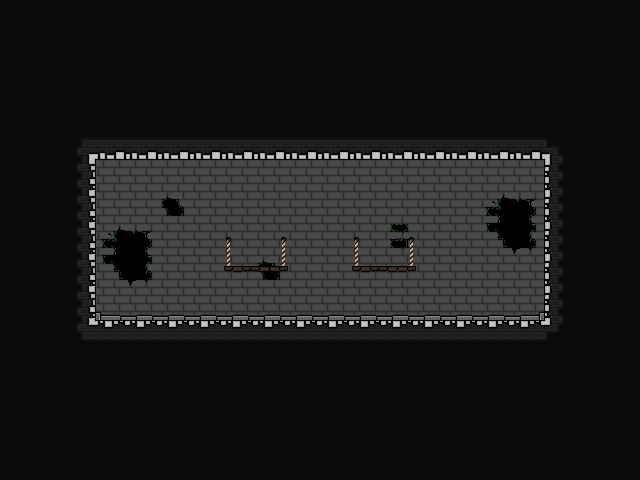

Rendered tile map (Tiled .tmx) drawn with the repository's tilesets; below, a short description and the full map source, tile grids included:
An orthogonal 20x15 tile map with 32x32 px tiles, 4 tile layers (Background, Walls, Platforms, PlatformsPlaceholder), 3 tilesets and 14 objects.

<map version="1.9" tiledversion="1.9.2" orientation="orthogonal" renderorder="left-up" width="20" height="15" tilewidth="32" tileheight="32" infinite="0" nextlayerid="19" nextobjectid="24">
 <editorsettings>
  <export target="../JSON/map_floor_01.tmj" format="json" />
 </editorsettings>
 <tileset firstgid="1" name="prototype_tileset" tilewidth="32" tileheight="32" tilecount="128" columns="16">
  <image source="../prototype_tileset.png" width="512" height="256" />
 </tileset>
 <tileset firstgid="129" name="playerSketch" tilewidth="32" tileheight="32" tilecount="16" columns="8">
  <image source="../../../Documentation/Recherches/playerSketch.png" width="256" height="64" />
 </tileset>
 <tileset firstgid="145" name="tileset" tilewidth="32" tileheight="32" tilecount="64" columns="8">
  <image source="../tileset.png" width="256" height="256" />
  <tile id="0">
   <properties>
    <property name="collides" type="bool" value="true" />
   </properties>
  </tile>
  <tile id="1">
   <properties>
    <property name="collides" type="bool" value="true" />
   </properties>
  </tile>
  <tile id="2">
   <properties>
    <property name="collides" type="bool" value="true" />
   </properties>
  </tile>
  <tile id="3">
   <properties>
    <property name="collides" type="bool" value="false" />
   </properties>
  </tile>
  <tile id="4">
   <properties>
    <property name="collides" type="bool" value="false" />
   </properties>
  </tile>
  <tile id="5">
   <properties>
    <property name="collides" type="bool" value="false" />
   </properties>
  </tile>
  <tile id="6">
   <properties>
    <property name="collides" type="bool" value="false" />
   </properties>
  </tile>
  <tile id="7">
   <properties>
    <property name="collides" type="bool" value="false" />
   </properties>
  </tile>
  <tile id="8">
   <properties>
    <property name="collides" type="bool" value="true" />
   </properties>
  </tile>
  <tile id="9">
   <properties>
    <property name="collides" type="bool" value="false" />
   </properties>
  </tile>
  <tile id="10">
   <properties>
    <property name="collides" type="bool" value="true" />
   </properties>
  </tile>
  <tile id="11">
   <properties>
    <property name="collides" type="bool" value="false" />
   </properties>
  </tile>
  <tile id="12">
   <properties>
    <property name="collides" type="bool" value="false" />
   </properties>
  </tile>
  <tile id="13">
   <properties>
    <property name="collides" type="bool" value="false" />
   </properties>
  </tile>
  <tile id="14">
   <properties>
    <property name="collides" type="bool" value="false" />
   </properties>
  </tile>
  <tile id="15">
   <properties>
    <property name="collides" type="bool" value="false" />
   </properties>
  </tile>
  <tile id="16">
   <properties>
    <property name="collides" type="bool" value="true" />
   </properties>
  </tile>
  <tile id="17">
   <properties>
    <property name="collides" type="bool" value="true" />
   </properties>
  </tile>
  <tile id="18">
   <properties>
    <property name="collides" type="bool" value="true" />
   </properties>
  </tile>
  <tile id="19">
   <properties>
    <property name="collides" type="bool" value="false" />
   </properties>
  </tile>
  <tile id="20">
   <properties>
    <property name="collides" type="bool" value="false" />
   </properties>
  </tile>
  <tile id="21">
   <properties>
    <property name="collides" type="bool" value="false" />
   </properties>
  </tile>
  <tile id="22">
   <properties>
    <property name="collides" type="bool" value="false" />
   </properties>
  </tile>
  <tile id="23">
   <properties>
    <property name="collides" type="bool" value="false" />
   </properties>
  </tile>
  <tile id="24">
   <properties>
    <property name="collides" type="bool" value="false" />
   </properties>
  </tile>
  <tile id="25">
   <properties>
    <property name="collides" type="bool" value="false" />
   </properties>
  </tile>
  <tile id="26">
   <properties>
    <property name="collides" type="bool" value="false" />
   </properties>
  </tile>
  <tile id="27">
   <properties>
    <property name="collides" type="bool" value="false" />
   </properties>
  </tile>
  <tile id="28">
   <properties>
    <property name="collides" type="bool" value="false" />
   </properties>
  </tile>
  <tile id="29">
   <properties>
    <property name="collides" type="bool" value="false" />
   </properties>
  </tile>
  <tile id="30">
   <properties>
    <property name="collides" type="bool" value="false" />
   </properties>
  </tile>
  <tile id="31">
   <properties>
    <property name="collides" type="bool" value="false" />
   </properties>
  </tile>
  <tile id="32">
   <properties>
    <property name="collides" type="bool" value="false" />
   </properties>
  </tile>
  <tile id="33">
   <properties>
    <property name="collides" type="bool" value="false" />
   </properties>
  </tile>
  <tile id="34">
   <properties>
    <property name="collides" type="bool" value="false" />
   </properties>
  </tile>
  <tile id="35">
   <properties>
    <property name="collides" type="bool" value="false" />
   </properties>
  </tile>
  <tile id="36">
   <properties>
    <property name="collides" type="bool" value="false" />
   </properties>
  </tile>
  <tile id="37">
   <properties>
    <property name="collides" type="bool" value="false" />
   </properties>
  </tile>
  <tile id="38">
   <properties>
    <property name="collides" type="bool" value="false" />
   </properties>
  </tile>
  <tile id="39">
   <properties>
    <property name="collides" type="bool" value="false" />
   </properties>
  </tile>
  <tile id="40">
   <properties>
    <property name="collides" type="bool" value="false" />
   </properties>
  </tile>
  <tile id="41">
   <properties>
    <property name="collides" type="bool" value="false" />
   </properties>
  </tile>
  <tile id="42">
   <properties>
    <property name="collides" type="bool" value="false" />
   </properties>
  </tile>
  <tile id="43">
   <properties>
    <property name="collides" type="bool" value="false" />
   </properties>
  </tile>
  <tile id="44">
   <properties>
    <property name="collides" type="bool" value="false" />
   </properties>
  </tile>
  <tile id="45">
   <properties>
    <property name="collides" type="bool" value="false" />
   </properties>
  </tile>
  <tile id="46">
   <properties>
    <property name="collides" type="bool" value="false" />
   </properties>
  </tile>
  <tile id="47">
   <properties>
    <property name="collides" type="bool" value="false" />
   </properties>
  </tile>
  <tile id="48">
   <properties>
    <property name="collides" type="bool" value="false" />
   </properties>
  </tile>
  <tile id="49">
   <properties>
    <property name="collides" type="bool" value="false" />
   </properties>
  </tile>
  <tile id="50">
   <properties>
    <property name="collides" type="bool" value="false" />
   </properties>
  </tile>
  <tile id="51">
   <properties>
    <property name="collides" type="bool" value="false" />
   </properties>
  </tile>
  <tile id="52">
   <properties>
    <property name="collides" type="bool" value="false" />
   </properties>
  </tile>
  <tile id="53">
   <properties>
    <property name="collides" type="bool" value="false" />
   </properties>
  </tile>
  <tile id="54">
   <properties>
    <property name="collides" type="bool" value="false" />
   </properties>
  </tile>
  <tile id="55">
   <properties>
    <property name="collides" type="bool" value="false" />
   </properties>
  </tile>
  <tile id="56">
   <properties>
    <property name="collides" type="bool" value="false" />
   </properties>
  </tile>
  <tile id="57">
   <properties>
    <property name="collides" type="bool" value="false" />
   </properties>
  </tile>
  <tile id="58">
   <properties>
    <property name="collides" type="bool" value="false" />
   </properties>
  </tile>
  <tile id="59">
   <properties>
    <property name="collides" type="bool" value="false" />
   </properties>
  </tile>
  <tile id="60">
   <properties>
    <property name="collides" type="bool" value="false" />
   </properties>
  </tile>
  <tile id="61">
   <properties>
    <property name="collides" type="bool" value="false" />
   </properties>
  </tile>
  <tile id="62">
   <properties>
    <property name="collides" type="bool" value="false" />
   </properties>
  </tile>
  <tile id="63">
   <properties>
    <property name="collides" type="bool" value="false" />
   </properties>
  </tile>
 </tileset>
 <layer id="14" name="Background" width="20" height="15">
  <data encoding="csv">
154,154,154,154,154,154,154,154,154,154,154,154,154,154,154,154,154,154,154,154,
154,154,154,154,154,154,154,154,154,154,154,154,154,154,154,154,154,154,154,154,
154,154,154,154,154,154,154,154,154,154,154,154,154,154,154,154,154,154,154,154,
154,154,154,154,154,154,154,154,154,154,154,154,154,154,154,154,154,154,154,154,
154,154,154,154,154,154,154,154,154,154,154,154,154,154,154,154,154,154,154,154,
154,154,154,0,0,0,0,0,0,0,0,0,0,0,0,0,0,154,154,154,
154,154,154,0,0,0,0,0,0,0,0,0,0,0,0,0,0,154,154,154,
154,154,154,0,0,0,0,0,0,0,0,0,0,0,0,0,0,154,154,154,
154,154,154,0,0,0,0,0,0,0,0,0,0,0,0,0,0,154,154,154,
154,154,154,0,0,0,0,0,0,0,0,0,0,0,0,0,0,154,154,154,
154,154,154,154,154,154,154,154,154,154,154,154,154,154,154,154,154,154,154,154,
154,154,154,154,154,154,154,154,154,154,154,154,154,154,154,154,154,154,154,154,
154,154,154,154,154,154,154,154,154,154,154,154,154,154,154,154,154,154,154,154,
154,154,154,154,154,154,154,154,154,154,154,154,154,154,154,154,154,154,154,154,
154,154,154,154,154,154,154,154,154,154,154,154,154,154,154,154,154,154,154,154
</data>
 </layer>
 <layer id="3" name="Walls" width="20" height="15">
  <data encoding="csv">
0,0,0,0,0,0,0,0,0,0,0,0,0,0,0,0,0,0,0,0,
0,0,0,0,0,0,0,0,0,0,0,0,0,0,0,0,0,0,0,0,
0,0,0,0,0,0,0,0,0,0,0,0,0,0,0,0,0,0,0,0,
0,0,0,0,0,0,0,0,0,0,0,0,0,0,0,0,0,0,0,0,
0,0,0,0,0,0,0,0,0,0,0,0,0,0,0,0,0,0,0,0,
0,0,0,149,149,149,149,149,149,149,149,149,149,149,149,149,149,0,0,0,
0,0,0,149,149,148,149,149,149,149,149,149,149,149,149,151,152,0,0,0,
0,0,0,151,152,149,149,149,149,149,149,149,150,149,149,159,160,0,0,0,
0,0,0,159,160,149,149,149,148,149,149,149,149,149,149,149,149,0,0,0,
0,0,0,156,157,157,157,157,157,157,157,157,157,157,157,157,158,0,0,0,
0,0,0,0,0,0,0,0,0,0,0,0,0,0,0,0,0,0,0,0,
0,0,0,0,0,0,0,0,0,0,0,0,0,0,0,0,0,0,0,0,
0,0,0,0,0,0,0,0,0,0,0,0,0,0,0,0,0,0,0,0,
0,0,0,0,0,0,0,0,0,0,0,0,0,0,0,0,0,0,0,0,
0,0,0,0,0,0,0,0,0,0,0,0,0,0,0,0,0,0,0,0
</data>
 </layer>
 <layer id="13" name="Platforms" width="20" height="15">
  <data encoding="csv">
0,0,0,0,0,0,0,0,0,0,0,0,0,0,0,0,0,0,0,0,
0,0,0,0,0,0,0,0,0,0,0,0,0,0,0,0,0,0,0,0,
0,0,0,0,0,0,0,0,0,0,0,0,0,0,0,0,0,0,0,0,
0,0,0,0,0,0,0,0,0,0,0,0,0,0,0,0,0,0,0,0,
0,0,145,146,146,146,146,146,146,146,146,146,146,146,146,146,146,147,0,0,
0,0,153,0,0,0,0,0,0,0,0,0,0,0,0,0,0,155,0,0,
0,0,153,0,0,0,0,0,0,0,0,0,0,0,0,0,0,155,0,0,
0,0,153,0,0,0,0,0,0,0,0,0,0,0,0,0,0,155,0,0,
0,0,153,0,0,0,0,0,0,0,0,0,0,0,0,0,0,155,0,0,
0,0,153,0,0,0,0,0,0,0,0,0,0,0,0,0,0,155,0,0,
0,0,161,162,162,162,162,162,162,162,162,162,162,162,162,162,162,163,0,0,
0,0,0,0,0,0,0,0,0,0,0,0,0,0,0,0,0,0,0,0,
0,0,0,0,0,0,0,0,0,0,0,0,0,0,0,0,0,0,0,0,
0,0,0,0,0,0,0,0,0,0,0,0,0,0,0,0,0,0,0,0,
0,0,0,0,0,0,0,0,0,0,0,0,0,0,0,0,0,0,0,0
</data>
 </layer>
 <layer id="17" name="PlatformsPlaceholder" width="20" height="15">
  <data encoding="csv">
0,0,0,0,0,0,0,0,0,0,0,0,0,0,0,0,0,0,0,0,
0,0,0,0,0,0,0,0,0,0,0,0,0,0,0,0,0,0,0,0,
0,0,0,0,0,0,0,0,0,0,0,0,0,0,0,0,0,0,0,0,
0,0,0,0,0,0,0,0,0,0,0,0,0,0,0,0,0,0,0,0,
0,0,0,0,0,0,0,0,0,0,0,0,0,0,0,0,0,0,0,0,
0,0,0,0,0,0,0,0,0,0,0,0,0,0,0,0,0,0,0,0,
0,0,0,0,0,0,0,0,0,0,0,0,0,0,0,0,0,0,0,0,
0,0,0,0,0,0,0,60,62,0,0,60,62,0,0,0,0,0,0,0,
0,0,0,0,0,0,0,76,78,0,0,76,78,0,0,0,0,0,0,0,
0,0,0,0,0,0,0,0,0,0,0,0,0,0,0,0,0,0,0,0,
0,0,0,0,0,0,0,0,0,0,0,0,0,0,0,0,0,0,0,0,
0,0,0,0,0,0,0,0,0,0,0,0,0,0,0,0,0,0,0,0,
0,0,0,0,0,0,0,0,0,0,0,0,0,0,0,0,0,0,0,0,
0,0,0,0,0,0,0,0,0,0,0,0,0,0,0,0,0,0,0,0,
0,0,0,0,0,0,0,0,0,0,0,0,0,0,0,0,0,0,0,0
</data>
 </layer>
 <objectgroup id="16" name="Platforms">
  <object id="11" x="224" y="266" width="64" height="6" />
  <object id="13" x="352" y="266" width="64" height="6" />
 </objectgroup>
 <objectgroup id="11" name="Interact">
  <object id="3" x="448" y="256" width="64" height="64">
   <properties>
    <property name="opened" type="bool" value="false" />
    <property name="type" value="door" />
   </properties>
  </object>
  <object id="6" x="208" y="288">
   <properties>
    <property name="intensity" type="int" value="1" />
    <property name="type" value="torch" />
   </properties>
   <point />
  </object>
  <object id="7" x="432" y="288">
   <properties>
    <property name="intensity" type="int" value="1" />
    <property name="type" value="torch" />
   </properties>
   <point />
  </object>
  <object id="8" x="320" y="288">
   <properties>
    <property name="intensity" type="int" value="1" />
    <property name="type" value="torch" />
   </properties>
   <point />
  </object>
  <object id="9" x="112" y="288">
   <properties>
    <property name="intensity" type="int" value="1" />
    <property name="type" value="torch" />
   </properties>
   <point />
  </object>
  <object id="10" x="528" y="288">
   <properties>
    <property name="intensity" type="int" value="1" />
    <property name="type" value="torch" />
   </properties>
   <point />
  </object>
  <object id="18" x="256" y="240">
   <properties>
    <property name="intensity" type="int" value="1" />
    <property name="type" value="torch" />
   </properties>
   <point />
  </object>
  <object id="19" x="384" y="240">
   <properties>
    <property name="intensity" type="int" value="1" />
    <property name="type" value="torch" />
   </properties>
   <point />
  </object>
  <object id="20" x="128" y="256" width="64" height="64">
   <properties>
    <property name="opened" type="bool" value="false" />
    <property name="type" value="decorativeDoor" />
   </properties>
  </object>
 </objectgroup>
 <objectgroup id="12" name="Spawns">
  <object id="5" x="160" y="320">
   <properties>
    <property name="type" value="player" />
   </properties>
   <point />
  </object>
  <object id="22" x="96" y="160" width="448" height="160">
   <properties>
    <property name="type" value="enemies" />
   </properties>
  </object>
 </objectgroup>
 <objectgroup id="18" name="UI">
  <object id="23" x="320" y="160">
   <properties>
    <property name="type" value="uiOrigin" />
   </properties>
   <point />
  </object>
 </objectgroup>
</map>
